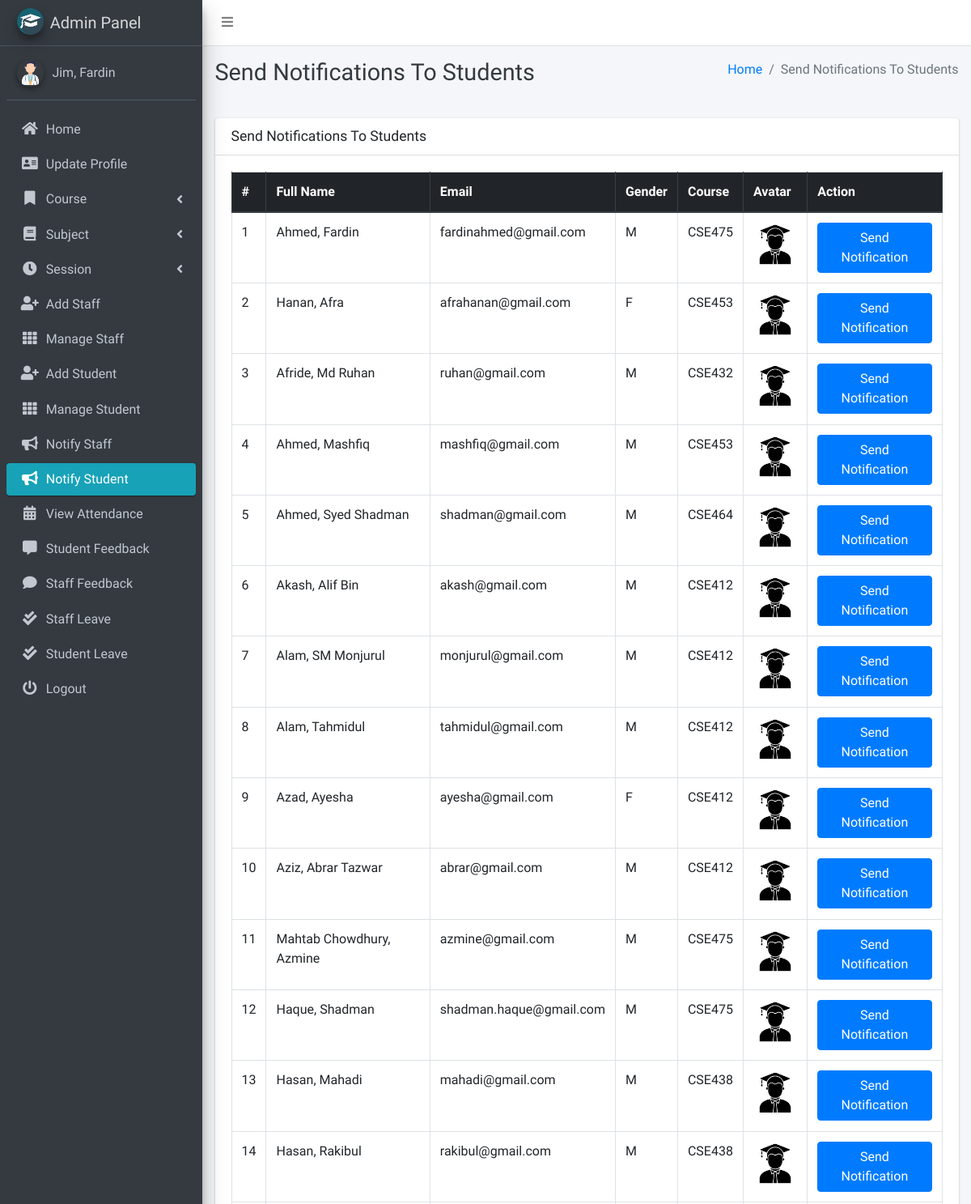
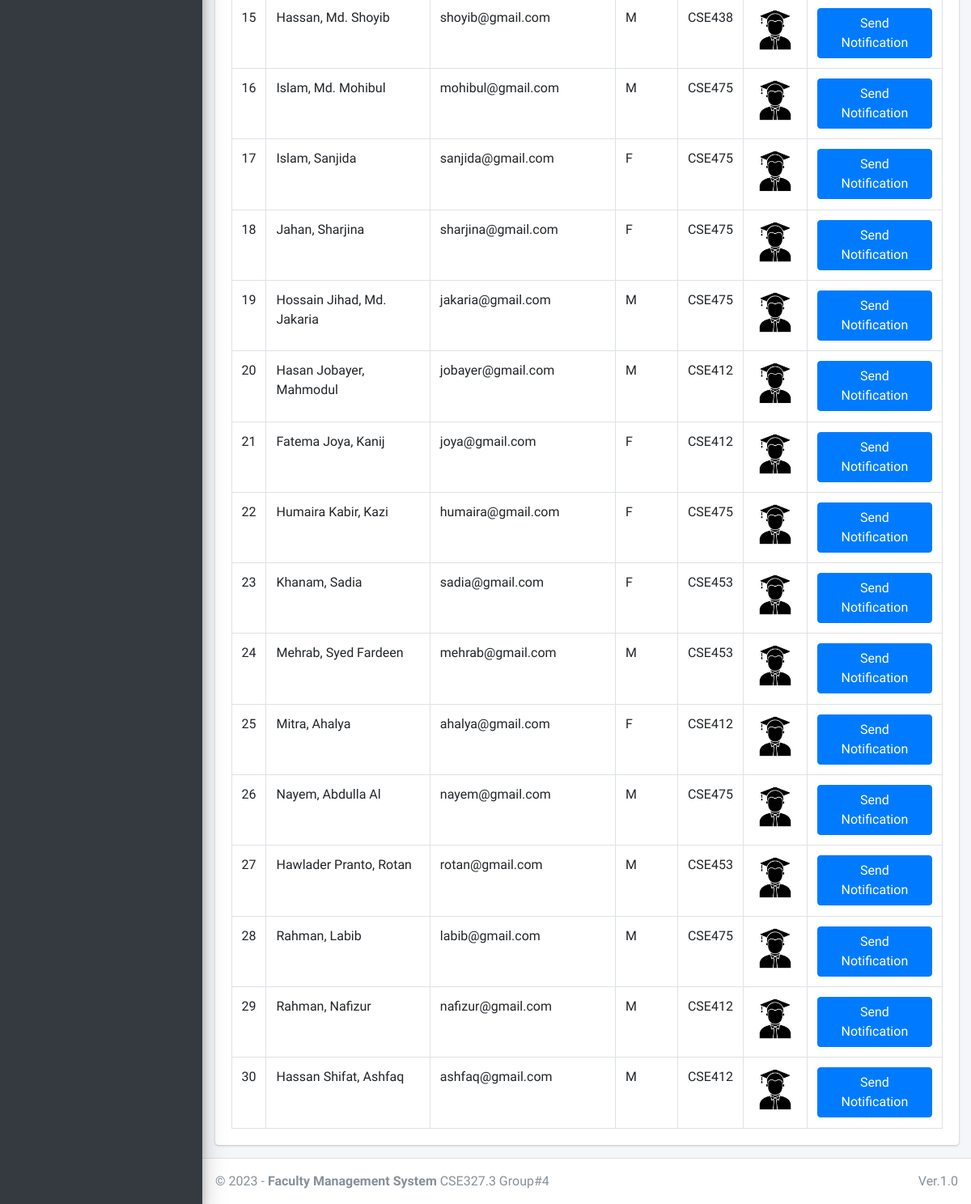
Page /admin_notify_student (signed in) on the committed database (2 pictures, top to bottom).
### main_app/models.py (models this page shows, shortened)
class CustomUser(AbstractUser):
    USER_TYPE = ((1, "HOD"), (2, "Staff"), (3, "Student"))
    GENDER = [("M", "Male"), ("F", "Female")]
    username = None  # Removed username, using email instead
    email = models.EmailField(unique=True)
    user_type = models.CharField(default=1, choices=USER_TYPE, max_length=1)
    gender = models.CharField(max_length=1, choices=GENDER)
    profile_pic = models.ImageField()
    address = models.TextField()
    fcm_token = models.TextField(default="")  # For firebase notifications
    created_at = models.DateTimeField(auto_now_add=True)
    updated_at = models.DateTimeField(auto_now=True)
    USERNAME_FIELD = "email"
    REQUIRED_FIELDS = []
    objects = CustomUserManager()
    def __str__(self):
        return self.last_name + ", " + self.first_name

class Student(models.Model):
    admin = models.OneToOneField(CustomUser, on_delete=models.CASCADE)
    course = models.ForeignKey(Course, on_delete=models.DO_NOTHING, null=True, blank=False)
    session = models.ForeignKey(Session, on_delete=models.DO_NOTHING, null=True)

class Course(models.Model):
    name = models.CharField(max_length=120)
    created_at = models.DateTimeField(auto_now_add=True)
    updated_at = models.DateTimeField(auto_now=True)

### main_app/hod_views.py (the view)
# urls.py: path("admin_notify_student", hod_views.admin_notify_student,
def admin_notify_student(request):
    student = CustomUser.objects.filter(user_type=3)
    context = {
        'page_title': "Send Notifications To Students",
        'students': student
    }
    return render(request, "hod_template/student_notification.html", context)

### main_app/templates/hod_template/student_notification.html (shortened to what this page needs)
{% extends 'main_app/base.html' %}
{% load static %}
{% block page_title %}{{page_title}}{% endblock page_title %}
{% block content %}
<section class="content">
    <div class="container-fluid">
        <div class="row">
            <div class="col-md-12">
                <div class="card">
                    <div class="card-header">
                        <h3 class="card-title">{{page_title}}</h3>
                    </div>
                    <div class="card-body">
                        <table id="example2" class="table table-bordered table-hover">
                            <thead class="thead-dark">
                                <tr>
                                    <th>#</th>
                                    <th>Full Name</th>
                                    <th>Email</th>
                                    <th>Gender</th>
                                    <th>Course</th>
                                    <th>Avatar</th>
                                    <th>Action</th>
                                </tr>
                            </thead>
                            <tbody>
                                {% for student in students %}
                                <tr>
                                    <td>{{ forloop.counter }}</td>
                                    <td>{{student.last_name}}, {{student.first_name}}</td>
                                    <td>{{student.email}}</td>
                                    <td>{{student.gender}}</td>
                                    <td>{{student.student.course.name}}</td>
                                    <td>
                                        {% if student.profile_pic == ""  %}
                                        No Image
                                        {% else %}
                                        <img class="img img-fluid mb-2" height="56" width="56"
                                            src="{{student.profile_pic}}" alt="">
                                        {% endif %}
                                    </td>
                                    <td><button data-toggle = "modal" data-target = "#myModal"class="btn btn-primary show_notification" value="{{student.id}}">Send Notification</button>
                                    </td>
                                </tr>
                                {% endfor %}
                            </tbody>
                        </table>
                    </div>
                </div>
            </div>
        </div>
    </div>
</section>
{% endblock content %}

### main_app/templates/main_app/sidebar_template.html (shortened to what this page needs)
{% load static %}
<aside class="main-sidebar sidebar-dark-info elevation-4">
    {% if request.user.user_type == '1' %}
    <a href="{% url 'admin_home' %}" class="brand-link">
        <img src="{% static 'dist/img/cmsl.png' %} " alt="AdminLTE Logo"
            class="brand-image img-circle elevation-3" >
        <span class="brand-text font-weight-light">Admin Panel</span>
    </a>
    <div class="sidebar">
        <div class="user-panel mt-3 pb-3 mb-3 d-flex">
            <div class="image">
                <img src="{{ request.user.profile_pic}}" class="img-circle elevation-2" alt="User Image">
            </div>
            <div class="info">
                <a href="#" class="d-block">{{user}}</a>
            </div>
        </div>
        <nav class="mt-2">
            <ul class="nav nav-pills nav-sidebar flex-column" data-widget="treeview" role="menu" data-accordion="false">
                <li class="nav-item">
                    {% url 'admin_home' as admin_home %}
                    <a href="{{admin_home}}" class="nav-link {% if admin_home == request.path %} active {% endif %}">
                        <i class="nav-icon fas fa-home"></i>
                        <p>
                            Home
                        </p>
                    </a>
                </li>
                <li class="nav-item">
                    {% url 'admin_view_profile' as admin_view_profile %}
                    <a href="{{admin_view_profile}}"
                        class="nav-link {% if admin_view_profile == request.path %} active {% endif %}">
                        <i class="nav-icon fas fa-address-card"></i>
                        <p>
                            Update Profile
                        </p>
                    </a>
                </li>
                <li class="nav-item has-treeview">
                    <a href="#" class="nav-link">
                        <i class="nav-icon fas fa-bookmark"></i>
                        <p>
                            Course
                            <i class="fas fa-angle-left right"></i>
                        </p>
                    </a>
                </li>
                <li class="nav-item has-treeview">
                    <a href="#" class="nav-link">
                        <i class="nav-icon fas fa-book"></i>
                        <p>
                            Subject
                            <i class="fas fa-angle-left right"></i>
                        </p>
                    </a>
                </li>
                <li class="nav-item has-treeview">
                    <a href="#" class="nav-link">
                        <i class="nav-icon fas fa-clock"></i>
                        <p>
                            Session
                            <i class="fas fa-angle-left right"></i>
                        </p>
                    </a>
                </li>
                <li class="nav-item">
                    {% url 'add_staff' as add_staff %}
                    <a href="{{add_staff}}" class="nav-link {% if add_staff == request.path %} active {% endif %}">
                        <i class="nav-icon fas fa-user-plus"></i>
                        <p>
                            Add Staff
                        </p>
                    </a>
                </li>
                <li class="nav-item">
                    {% url 'manage_staff' as manage_staff %}
                    {% url 'edit_staff' staff_id as edit_staff %}
                    <a href="{{manage_staff}}"
                        class="nav-link {% if manage_staff == request.path or request.path == edit_staff %} active {% endif %}">
                        <i class="nav-icon fas fa-th"></i>
                        <p>
                            Manage Staff
                        </p>
                    </a>
                </li>
                <li class="nav-item">
                    {% url 'add_student' as add_student%}
                    <a href="{{add_student}}" class="nav-link  {% if add_student == request.path %} active {% endif %}">
                        <i class="nav-icon fas fa-user-plus"></i>
                        <p>
                            Add Student
                        </p>
                    </a>
                </li>
                <li class="nav-item">
                    {% url 'manage_student' as manage_student %}
                    {% url 'edit_student' student_id as edit_student %}
                    <a href="{{manage_student}}"
                        class="nav-link  {% if edit_student == request.path or manage_student == request.path %} active {% endif %}">
                        <i class="nav-icon fas fa-th"></i>
                        <p>
                            Manage Student
                        </p>
                    </a>
                </li>
                <li class="nav-item">
                    {% url 'admin_notify_staff' as admin_notify_staff %}
                    <a href="{{admin_notify_staff}}"
                        class="nav-link {% if admin_notify_staff == request.path %} active {% endif %}">
                        <i class="nav-icon fas fa-bullhorn"></i>
                        <p>
                            Notify Staff
                        </p>
                    </a>
                </li>
                <li class="nav-item">
                    {% url 'admin_notify_student' as admin_notify_student %}
                    <a href="{{admin_notify_student}}"
                        class="nav-link {% if admin_notify_student == request.path %} active {% endif %}">
                        <i class="nav-icon fas fa-bullhorn"></i>
                        <p>
                            Notify Student
                        </p>
                    </a>
                </li>
                <li class="nav-item">
                    {% url 'admin_view_attendance' as admin_view_attendance %}
                <li class="nav-item">
                    <a href="{{admin_view_attendance}}"
                        class="nav-link  {% if admin_view_attendance == request.path %} active {% endif %}">
                        <i class="nav-icon fas fa-calendar-alt"></i>
                        <p>
                            View Attendance
                        </p>
                    </a>
                </li>
                <li class="nav-item">
                    {% url 'student_feedback_message' as student_feedback_message %}
                    <a href="{{ student_feedback_message }}"
                        class="nav-link  {% if student_feedback_message == request.path %} active {% endif %}">
                        <i class="nav-icon fas fa-comment-alt"></i>
                        <p>
                            Student Feedback
                        </p>
                    </a>
                </li>
                <li class="nav-item">
                    {% url 'staff_feedback_message' as staff_feedback_message %}
                    <a href="{{staff_feedback_message}}"
                        class="nav-link   {% if staff_feedback_message == request.path %} active {% endif %}">
                        <i class="nav-icon fas fa-comment"></i>
                        <p>
                            Staff Feedback
                        </p>
                    </a>
                </li>
                <li class="nav-item">
                    {% url 'view_staff_leave' as view_staff_leave %}
                    <a href="{{view_staff_leave}}"
                        class="nav-link  {% if view_staff_leave == request.path %} active {% endif %}">
                        <i class="nav-icon fas fa-check-double"></i>
                        <p>
                            Staff Leave
                        </p>
                    </a>
                </li>
                <li class="nav-item">
                    {% url 'view_student_leave' as view_student_leave %}
                    <a href="{% url 'view_student_leave' %}"
                        class="nav-link  {% if view_student_leave == request.path %} active {% endif %}">
                        <i class="nav-icon fas fa-check-double"></i>
                        <p>
                            Student Leave
                        </p>
                    </a>
                </li>
                                        {% endif %}
                                        <li class="nav-item">
                                            <a href="{% url 'user_logout' %}"
                                                onclick="return confirm('Your session would be terminated.\n\nProceed?')"
                                                class="nav-link">
                                                <i class="nav-icon fas fa-power-off"></i>
                                                <p>
                                                    Logout
                                                </p>
                                            </a>
                                        </li>
                                    </ul>
                                </nav>
                            </div>
</aside>

### rows in the picture
CustomUser: user.profile_pic (picture), last_name+first_name "Jim, Fardin"
CustomUser: last_name "Ahmed", first_name "Fardin", email "fardinahmed@gmail.com", gender "M", student.course.name "CSE475", profile_pic (picture)
CustomUser: last_name "Hanan", first_name "Afra", email "afrahanan@gmail.com", gender "F", student.course.name "CSE453", profile_pic (picture)
CustomUser: last_name "Afride", first_name "Md Ruhan", email "ruhan@gmail.com", gender "M", student.course.name "CSE432", profile_pic (picture)
CustomUser: last_name "Ahmed", first_name "Mashfiq", email "mashfiq@gmail.com", gender "M", student.course.name "CSE453", profile_pic (picture)
CustomUser: last_name "Ahmed", first_name "Syed Shadman", email "shadman@gmail.com", gender "M", student.course.name "CSE464", profile_pic (picture)
CustomUser: last_name "Akash", first_name "Alif Bin", email "akash@gmail.com", gender "M", student.course.name "CSE412", profile_pic (picture)
CustomUser: last_name "Alam", first_name "SM Monjurul", email "monjurul@gmail.com", gender "M", student.course.name "CSE412", profile_pic (picture)
CustomUser: last_name "Alam", first_name "Tahmidul", email "tahmidul@gmail.com", gender "M", student.course.name "CSE412", profile_pic (picture)
CustomUser: last_name "Azad", first_name "Ayesha", email "ayesha@gmail.com", gender "F", student.course.name "CSE412", profile_pic (picture)
CustomUser: last_name "Aziz", first_name "Abrar Tazwar", email "abrar@gmail.com", gender "M", student.course.name "CSE412", profile_pic (picture)
CustomUser: last_name "Mahtab Chowdhury", first_name "Azmine", email "azmine@gmail.com", gender "M", student.course.name "CSE475", profile_pic (picture)
CustomUser: last_name "Haque", first_name "Shadman", email "shadman.haque@gmail.com", gender "M", student.course.name "CSE475", profile_pic (picture)
CustomUser: last_name "Hasan", first_name "Mahadi", email "mahadi@gmail.com", gender "M", student.course.name "CSE438", profile_pic (picture)
CustomUser: last_name "Hasan", first_name "Rakibul", email "rakibul@gmail.com", gender "M", student.course.name "CSE438", profile_pic (picture)
CustomUser: last_name "Hassan", first_name "Md. Shoyib", email "shoyib@gmail.com", gender "M", student.course.name "CSE438", profile_pic (picture)
CustomUser: last_name "Islam", first_name "Md. Mohibul", email "mohibul@gmail.com", gender "M", student.course.name "CSE475", profile_pic (picture)
CustomUser: last_name "Islam", first_name "Sanjida", email "sanjida@gmail.com", gender "F", student.course.name "CSE475", profile_pic (picture)
CustomUser: last_name "Jahan", first_name "Sharjina", email "sharjina@gmail.com", gender "F", student.course.name "CSE475", profile_pic (picture)
CustomUser: last_name "Hossain Jihad", first_name "Md. Jakaria", email "jakaria@gmail.com", gender "M", student.course.name "CSE475", profile_pic (picture)
CustomUser: last_name "Hasan Jobayer", first_name "Mahmodul", email "jobayer@gmail.com", gender "M", student.course.name "CSE412", profile_pic (picture)
CustomUser: last_name "Fatema Joya", first_name "Kanij", email "joya@gmail.com", gender "F", student.course.name "CSE412", profile_pic (picture)
CustomUser: last_name "Humaira Kabir", first_name "Kazi", email "humaira@gmail.com", gender "F", student.course.name "CSE475", profile_pic (picture)
CustomUser: last_name "Khanam", first_name "Sadia", email "sadia@gmail.com", gender "F", student.course.name "CSE453", profile_pic (picture)
CustomUser: last_name "Mehrab", first_name "Syed Fardeen", email "mehrab@gmail.com", gender "M", student.course.name "CSE453", profile_pic (picture)
CustomUser: last_name "Mitra", first_name "Ahalya", email "ahalya@gmail.com", gender "F", student.course.name "CSE412", profile_pic (picture)
CustomUser: last_name "Nayem", first_name "Abdulla Al", email "nayem@gmail.com", gender "M", student.course.name "CSE475", profile_pic (picture)
CustomUser: last_name "Hawlader Pranto", first_name "Rotan", email "rotan@gmail.com", gender "M", student.course.name "CSE453", profile_pic (picture)
CustomUser: last_name "Rahman", first_name "Labib", email "labib@gmail.com", gender "M", student.course.name "CSE475", profile_pic (picture)
CustomUser: last_name "Rahman", first_name "Nafizur", email "nafizur@gmail.com", gender "M", student.course.name "CSE412", profile_pic (picture)
CustomUser: last_name "Hassan Shifat", first_name "Ashfaq", email "ashfaq@gmail.com", gender "M", student.course.name "CSE412", profile_pic (picture)

### other values in the picture
{{ page_title }} "Send Notifications To Students"
